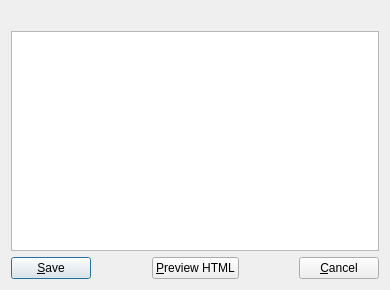
<?xml version="1.0" encoding="UTF-8"?>
<ui version="4.0">
 <class>editWindow</class>
 <widget class="QDialog" name="editWindow">
  <property name="geometry">
   <rect>
    <x>0</x>
    <y>0</y>
    <width>390</width>
    <height>290</height>
   </rect>
  </property>
  <property name="windowTitle">
   <string>Item Editor</string>
  </property>
  <layout class="QVBoxLayout" name="verticalLayout">
   <item>
    <widget class="QLabel" name="columnName">
     <property name="text">
      <string/>
     </property>
    </widget>
   </item>
   <item>
    <widget class="QTextEdit" name="textEdit"/>
   </item>
   <item>
    <layout class="QHBoxLayout" name="horizontalLayout">
     <item>
      <widget class="QPushButton" name="saveBtn">
       <property name="text">
        <string>&amp;Save</string>
       </property>
      </widget>
     </item>
     <item>
      <spacer name="horizontalSpacer">
       <property name="orientation">
        <enum>Qt::Horizontal</enum>
       </property>
       <property name="sizeHint" stdset="0">
        <size>
         <width>40</width>
         <height>20</height>
        </size>
       </property>
      </spacer>
     </item>
     <item>
      <widget class="QPushButton" name="browseView">
       <property name="text">
        <string>&amp;Preview HTML</string>
       </property>
      </widget>
     </item>
     <item>
      <spacer name="horizontalSpacer_2">
       <property name="orientation">
        <enum>Qt::Horizontal</enum>
       </property>
       <property name="sizeHint" stdset="0">
        <size>
         <width>40</width>
         <height>20</height>
        </size>
       </property>
      </spacer>
     </item>
     <item>
      <widget class="QPushButton" name="cancelBtn">
       <property name="text">
        <string>&amp;Cancel</string>
       </property>
      </widget>
     </item>
    </layout>
   </item>
  </layout>
 </widget>
 <tabstops>
  <tabstop>textEdit</tabstop>
  <tabstop>saveBtn</tabstop>
  <tabstop>cancelBtn</tabstop>
 </tabstops>
 <resources/>
 <connections>
  <connection>
   <sender>cancelBtn</sender>
   <signal>clicked()</signal>
   <receiver>editWindow</receiver>
   <slot>reject()</slot>
   <hints>
    <hint type="sourcelabel">
     <x>334</x>
     <y>278</y>
    </hint>
    <hint type="destinationlabel">
     <x>394</x>
     <y>243</y>
    </hint>
   </hints>
  </connection>
 </connections>
</ui>
